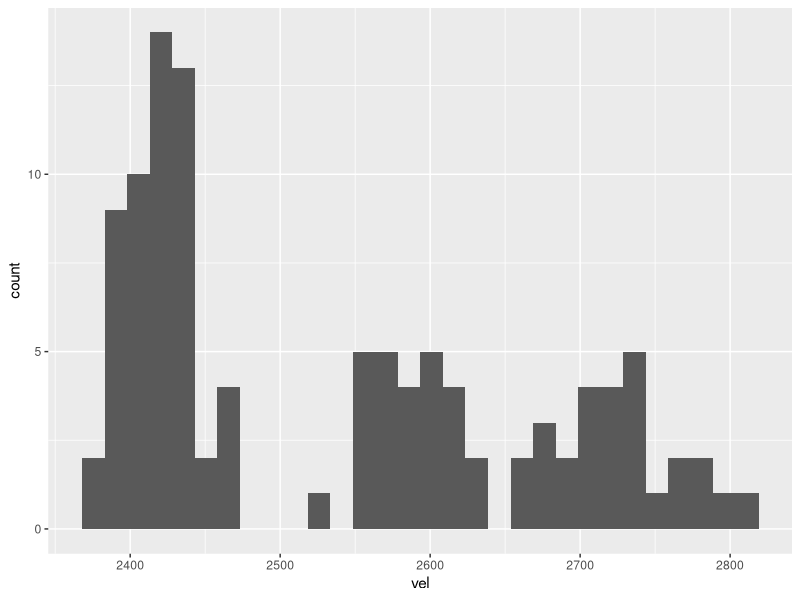
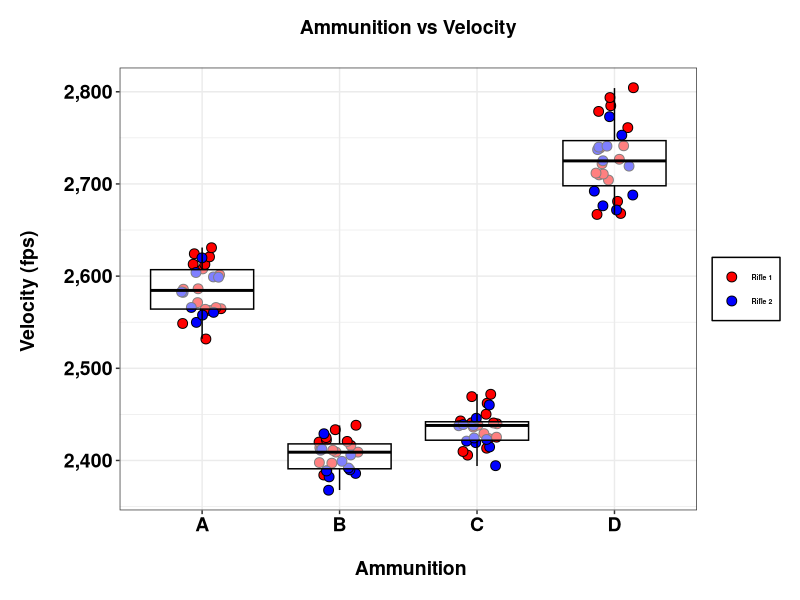
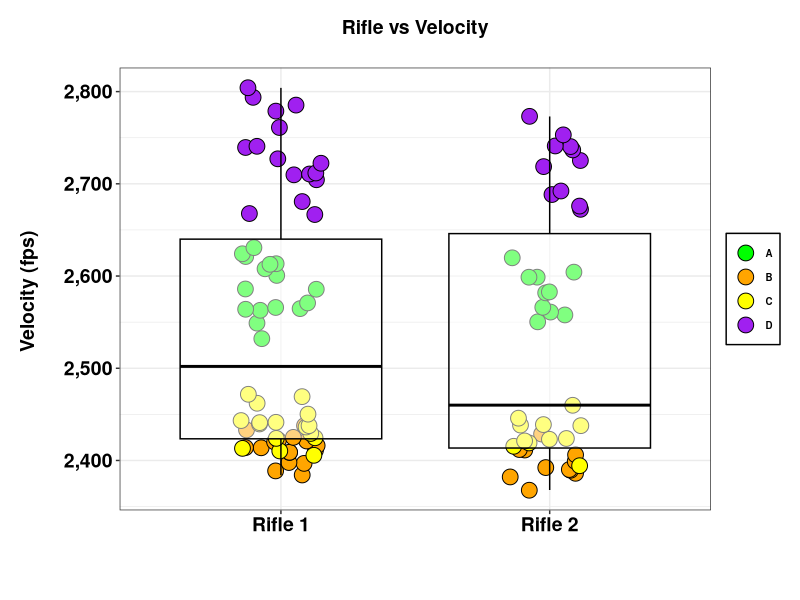
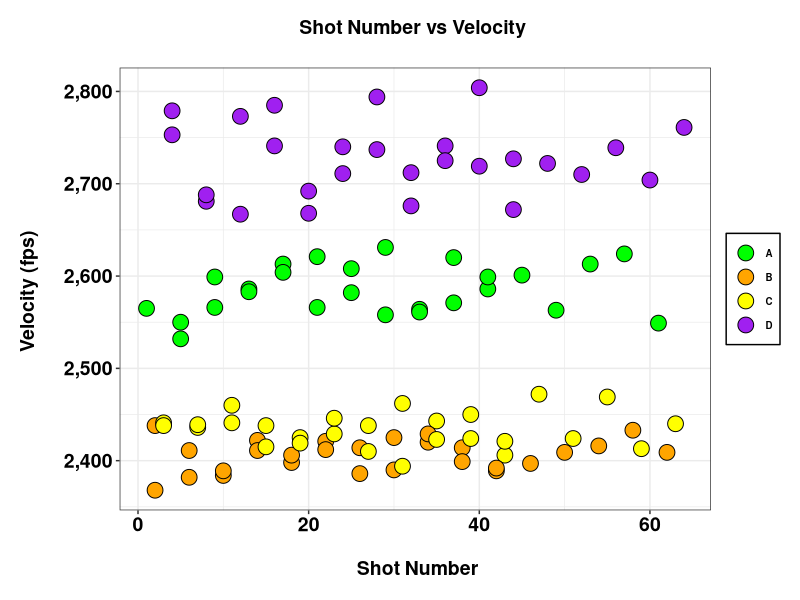
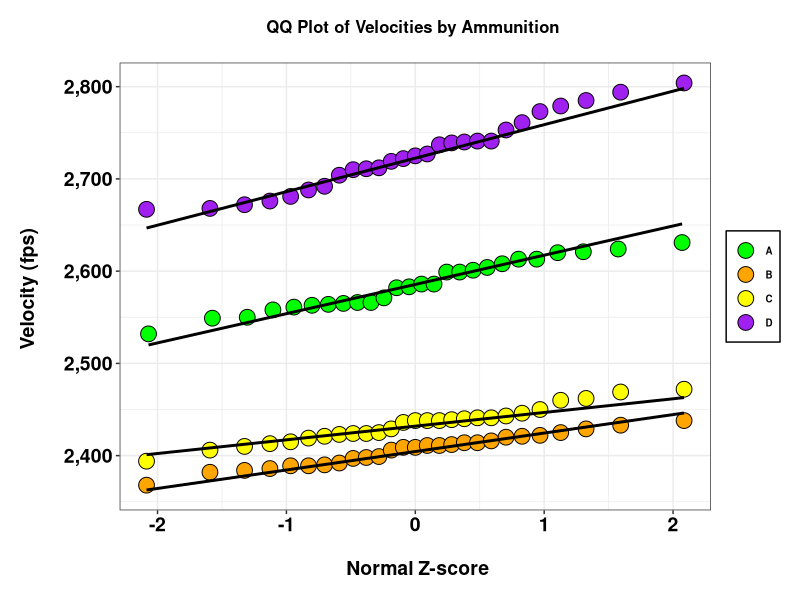

Recreate these plots in R, in order.
library(tidyverse); library(scales)

vel <- read.csv('velocity.csv', header = T)
vel$rfl <- as.factor(vel$rfl)
vel$rfl <- recode(vel$rfl, '1' = 'Rifle 1', '2' = 'Rifle 2')

ggplot(vel, aes(vel)) + geom_histogram()
  
  
  
p <- ggplot(vel, aes(amo, vel)) + 
  geom_jitter(width = .15, shape = 21, 
              aes(fill = rfl), size = 3) +
  scale_fill_manual(values = c('red', 'blue')) +
  geom_boxplot(fill = 'white', color = 'black', alpha = 0.5) +
  scale_y_continuous(label = comma) +
  ggtitle('Ammunition vs Velocity\n') +
  xlab('\n Ammunition') +
  ylab('Velocity (fps) \n') +
  theme_bw() +
  theme(
    plot.title = element_text(color = 'black', face = 'bold', 
                              hjust = 0.5, size = 14),
    axis.title = element_text(color = 'black', face = 'bold', 
                              hjust = 0.5, size = 14),
    axis.text = element_text(color = 'black', face = 'bold', 
                              hjust = 0.5, size = 14),
    plot.margin = margin(c(.2,.2,.2,.2), unit = 'in'),
    legend.title = element_blank(),
    legend.text = element_text(color = 'black', face = 'bold', 
                               hjust = 0.5, size = 5),
    legend.background = element_rect(color = 'black'),
    legend.position = "right" # c(0.95, 0.1)
  )
bmp(file="amo_vs_vel_boxplot.bmp",
    width=5, height=4, units="in", res=200)
p
dev.off()

p2 <- ggplot(vel, aes(rfl, vel)) + 
  geom_jitter(width = .15, shape = 21, 
              aes(fill = amo), size = 5) +
  scale_fill_manual(values = c('green', 'orange', 'yellow', 'purple')) + 
  geom_boxplot(fill = 'white', color = 'black', alpha = 0.5) +
  scale_y_continuous(label = comma) +
  ggtitle('Rifle vs Velocity\n') +
  xlab('\n ') +
  ylab('Velocity (fps) \n') +
  theme_bw() +
  theme(
    plot.title = element_text(color = 'black', face = 'bold', 
                              hjust = 0.5, size = 14),
    axis.title = element_text(color = 'black', face = 'bold', 
                              hjust = 0.5, size = 14),
    axis.text = element_text(color = 'black', face = 'bold', 
                             hjust = 0.5, size = 14),
    plot.margin = margin(c(.2,.2,.2,.2), unit = 'in'),
    legend.title = element_blank(),
    legend.text = element_text(color = 'black', face = 'bold', 
                               hjust = 0.5, size = 7),
    legend.background = element_rect(color = 'black'),
    legend.position = "right" #c(0.9, 0.7)
  )
bmp(file="rfl_vs_vel_boxplot.bmp",
    width=5, height=4, units="in", res=200)
p2
dev.off()

p3 <- ggplot(vel, aes(cnt, vel)) + 
  geom_point(shape = 21, 
              aes(fill = amo), size = 5) +
  scale_fill_manual(values = c('green', 'orange', 'yellow', 'purple')) +
  scale_y_continuous(label = comma) +
  ggtitle('Shot Number vs Velocity \n') +
  xlab('\n Shot Number') +
  ylab('Velocity (fps) \n') +
  theme_bw() +
  theme(
    plot.title = element_text(color = 'black', face = 'bold', 
                              hjust = 0.5, size = 14),
    axis.title = element_text(color = 'black', face = 'bold', 
                              hjust = 0.5, size = 14),
    axis.text = element_text(color = 'black', face = 'bold', 
                             hjust = 0.5, size = 14),
    plot.margin = margin(c(.2,.2,.2,.2), unit = 'in'),
    legend.title = element_blank(),
    legend.text = element_text(color = 'black', face = 'bold', 
                               hjust = 0.5, size = 7),
    legend.background = element_rect(color = 'black'),
    legend.position = "right" # c(0.95, 0.6)
  )

bmp(file="sht_num_vs_vel.bmp",
    width=5, height=4, units="in", res=200)
p3
dev.off()

p_qq <- ggplot(vel, aes(sample = vel, fill = amo)) + 
  geom_qq(shape = 21, size = 5, col = 'black') + 
  scale_fill_manual(values = c('green', 'orange', 'yellow', 'purple')) +
  geom_qq_line(size = 1) +
  scale_y_continuous(label = comma) +
  ggtitle('QQ Plot of Velocities by Ammunition \n') +
  xlab('\n Normal Z-score') +
  ylab('Velocity (fps) \n') +
  theme_bw() +
  theme(
    plot.title = element_text(color = 'black', face = 'bold', 
                              hjust = 0.5, size = 12),
    axis.title = element_text(color = 'black', face = 'bold', 
                              hjust = 0.5, size = 14),
    axis.text = element_text(color = 'black', face = 'bold', 
                             hjust = 0.5, size = 14),
    plot.margin = margin(c(.2,.2,.2,.2), unit = 'in'),
    legend.title = element_blank(),
    legend.text = element_text(color = 'black', face = 'bold', 
                               hjust = 0.5, size = 7),
    legend.background = element_rect(color = 'black'),
    legend.position = "right" #c(0.1, 0.85)
  )

bmp(file="vel_qq_amo.bmp",
    width=5, height=4, units="in", res=200)
p_qq
dev.off()

# shapiro wilk test on each factor
do.call("rbind", 
        with(vel, 
             tapply(vel, 
                    amo,
                    function(x) unlist(shapiro.test(x)[c("statistic", 
                                                         "p.value")]))))

mod <- aov(vel ~ rfl + amo * cnt , data = vel)
# Tukey test HSD
# tukey.test <- TukeyHSD(mod)
# plot(tukey.test)
# marginal <- lsmeans::lsmeans(mod, pairwise ~ amo, adjust = 'tukey')


